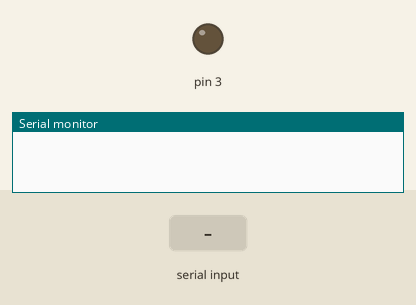
Recording of a sketch running on a simulated Arduino Uno, built with avr-gcc and run on an emulated ATmega328P. On the bench: output pins drawn as LEDs (lit = HIGH), the last lines printed to the serial monitor. The test bench sets the inputs (shaded band).

Above: at 1.2 s.
1.3 s: "show" received over Serial
At 3.5 s:
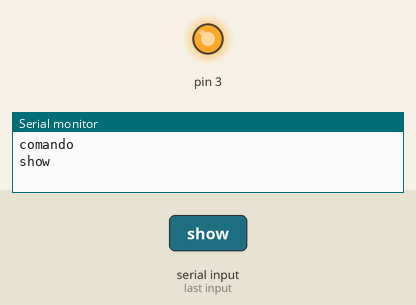
3.8 s: "hide" received over Serial
At 5.4 s:
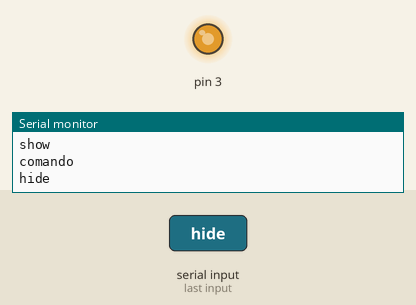
Timing chart, 0 to 6.9 s (numbered marks = the images above; inputs shaded):
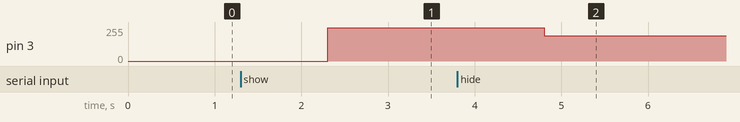

Measured:
- after the input at 1.3 s, pin 3: 0/255 → 250/255 after 1.0 s
- after the input at 3.8 s, pin 3: 250/255 → 190/255 after 1.0 s

The sketch:

obturador.ino.ino
```cpp
int limiteInferior = 50; //50 es el minimo aceptado por el servo, aparentemente
int tiempo = 400;
int digitalInput = 100;
String comando = "";

void setup() {
  // put your setup code here, to run once:

  Serial.begin(9600);
}

void loop() {
  if (Serial.available()){
    Serial.println("comando");
    comando = Serial.readString();
    Serial.println(comando);
  }

  if (comando == "show"){
    digitalInput = 250;
    //Serial.println(digitalInput);     // Print Digital input in Serial monitor
    analogWrite(3, digitalInput);
  }

  if (comando == "hide"){
    digitalInput = 190;
    //Serial.println(digitalInput);
    analogWrite(3, digitalInput);
  }

}
```
